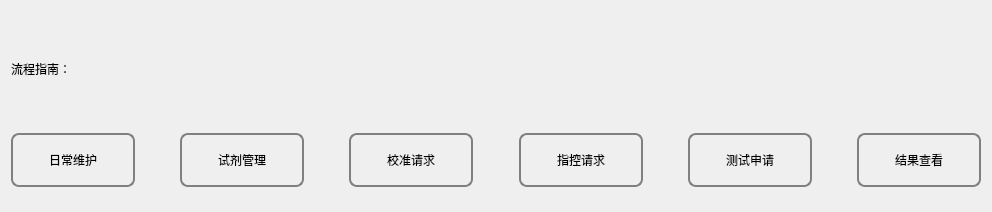
<?xml version="1.0" encoding="UTF-8"?>
<ui version="4.0">
 <class>OperationGuide</class>
 <widget class="QWidget" name="OperationGuide">
  <property name="geometry">
   <rect>
    <x>0</x>
    <y>0</y>
    <width>992</width>
    <height>212</height>
   </rect>
  </property>
  <property name="windowTitle">
   <string>Form</string>
  </property>
  <layout class="QVBoxLayout" name="verticalLayout" stretch="3,7">
   <property name="bottomMargin">
    <number>25</number>
   </property>
   <item>
    <widget class="QLabel" name="label_7">
     <property name="styleSheet">
      <string notr="true">font: 75 22pt &quot;Arial&quot;;</string>
     </property>
     <property name="text">
      <string>流程指南：</string>
     </property>
    </widget>
   </item>
   <item>
    <layout class="QHBoxLayout" name="horizontalLayout">
     <item>
      <widget class="QPushButton" name="pushButton">
       <property name="styleSheet">
        <string notr="true">QPushButton{
width: 120px;
height: 50px;
border-radius: 8px;
border: 2px solid gray;
}</string>
       </property>
       <property name="text">
        <string>日常维护</string>
       </property>
      </widget>
     </item>
     <item>
      <widget class="QLabel" name="label">
       <property name="styleSheet">
        <string notr="true">image: url(:/resources/img/stateBar/test.png);</string>
       </property>
       <property name="text">
        <string/>
       </property>
      </widget>
     </item>
     <item>
      <widget class="QPushButton" name="pushButton_2">
       <property name="styleSheet">
        <string notr="true">QPushButton{
width: 120px;
height: 50px;
border-radius: 8px;
border: 2px solid gray;
}</string>
       </property>
       <property name="text">
        <string>试剂管理</string>
       </property>
      </widget>
     </item>
     <item>
      <widget class="QLabel" name="label_2">
       <property name="styleSheet">
        <string notr="true">image: url(:/resources/img/stateBar/test.png);</string>
       </property>
       <property name="text">
        <string/>
       </property>
      </widget>
     </item>
     <item>
      <widget class="QPushButton" name="pushButton_3">
       <property name="styleSheet">
        <string notr="true">QPushButton{
width: 120px;
height: 50px;
border-radius: 8px;
border: 2px solid gray;
}</string>
       </property>
       <property name="text">
        <string>校准请求</string>
       </property>
      </widget>
     </item>
     <item>
      <widget class="QLabel" name="label_3">
       <property name="styleSheet">
        <string notr="true">image: url(:/resources/img/stateBar/test.png);</string>
       </property>
       <property name="text">
        <string/>
       </property>
      </widget>
     </item>
     <item>
      <widget class="QPushButton" name="pushButton_4">
       <property name="styleSheet">
        <string notr="true">QPushButton{
width: 120px;
height: 50px;
border-radius: 8px;
border: 2px solid gray;
}</string>
       </property>
       <property name="text">
        <string>指控请求</string>
       </property>
      </widget>
     </item>
     <item>
      <widget class="QLabel" name="label_4">
       <property name="styleSheet">
        <string notr="true">image: url(:/resources/img/stateBar/test.png);</string>
       </property>
       <property name="text">
        <string/>
       </property>
      </widget>
     </item>
     <item>
      <widget class="QPushButton" name="pushButton_5">
       <property name="styleSheet">
        <string notr="true">QPushButton{
width: 120px;
height: 50px;
border-radius: 8px;
border: 2px solid gray;
}</string>
       </property>
       <property name="text">
        <string>测试申请</string>
       </property>
      </widget>
     </item>
     <item>
      <widget class="QLabel" name="label_5">
       <property name="styleSheet">
        <string notr="true">image: url(:/resources/img/stateBar/test.png);</string>
       </property>
       <property name="text">
        <string/>
       </property>
      </widget>
     </item>
     <item>
      <widget class="QPushButton" name="pushButton_6">
       <property name="styleSheet">
        <string notr="true">QPushButton{
width: 120px;
height: 50px;
border-radius: 8px;
border: 2px solid gray;
}</string>
       </property>
       <property name="text">
        <string>结果查看</string>
       </property>
      </widget>
     </item>
    </layout>
   </item>
  </layout>
 </widget>
 <resources/>
 <connections/>
</ui>
